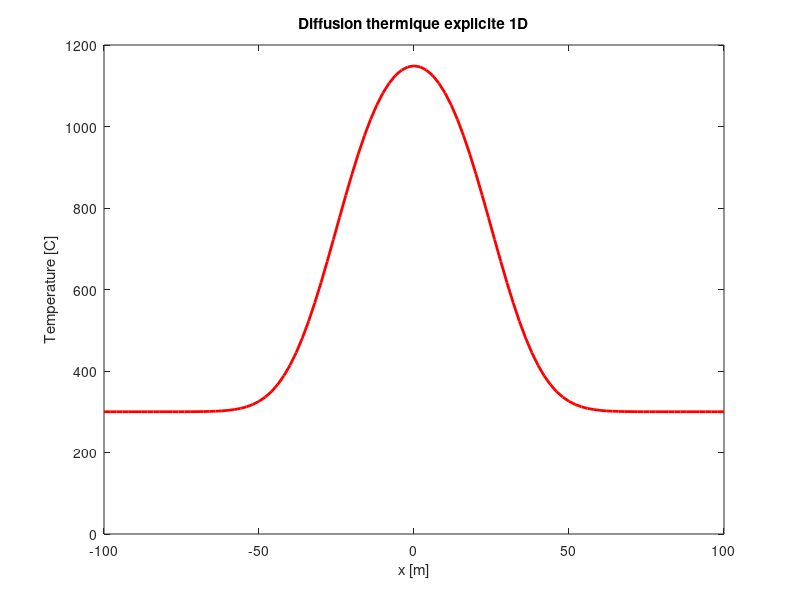

Reproduce this figure in MATLAB.
clear ;
close all ; 
clc ; 

% Physical parameters----------------------------------------------------- 
 L = 100;            %   Lenght of modeled domain [m]
 Tmagma = 1200;      %   Temperature of magma [C]
 Trock = 300;        %   Temperature of country rock [C]
 kappa = 1e-6;       %   Thermal doffusivity of rock [m²/s]
 W = 50;             %   width of dike [m]
 %------------------------------------------------------------------------
 xmin = -100;
 xmax = 100;
 dx = 2 ;
 nstep = 100 ;
 dt = 10*3600*24
 x = [xmin:dx:xmax] ;
  %-------------------------------------------------------------------------
% T = zeros(size(x))
%  for i = 1 : size(x,2)
%  T(1,i) = Trock;
%  end

T = ones(size(x)).*Trock; % matrice Temperature de taille x de 300C

% Bordures limites du dike
xl = 0-W/2;
xr = 0+W/2;

%Boucle dike bordures
 for  i = 1 : size (x,2);       % Sur l'ensemble des donnees
    if xl<x(1,i) && x(1,i)<xr ; % Si x se trouve dans l'interval du dike
     T(1,i) = Tmagma            % alors x = 1200 C
 end
 end

% figure(1), clf
% plot(x,T,'r.','lineWidth',2);
% ylabel('Temperature [C]');
% xlabel('x [m]');
 
 
t = 0                           %a t=0
                      % appelons T ou Told  correspond au profil de base

%Boucle de T en fonction du temps
for n=1:nstep                             % Pour chaque interval de temps
    Tnew = zeros (1,size (T,2));          % Je recalcul une nouvelle matrice Tnew
    Tnew (1,1) = T(1,1);              % dont la premiere valeur est egale a Told
    Tnew(1,size(T,2)) = T(1,size(T,2)); % temperature de depart definie au frontiere
        for i=2 : size (x,2)-1            % entre la deuxieme et avant derniere valeur
        cfl = kappa*dt/(dx*dx);
        Tnew (i) = T(i)+ cfl*(T(i+1)-2*T(i)+T(i-1));        %les zeros de la matrice son remplis 
        end

T  =   Tnew;    
t =   t+dt;

figure(1), clf
plot(x,Tnew,'r-','lineWidth',2);
ylabel('Temperature [C]');
xlabel('x [m]');
title ('Diffusion thermique explicite 1D')
ylim([0 Tmagma])
drawnow
pause(0.1)
end

%-------------------------
    